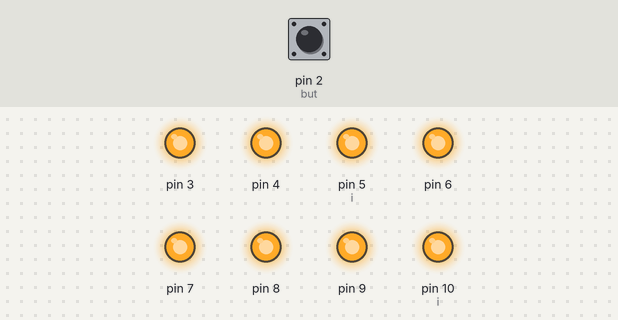
A sketch run on a simulated Arduino Uno, built with avr-gcc and run on an emulated ATmega328P. On the bench: output pins drawn as LEDs (lit = HIGH). Dashed ring = blinking. Inputs (shaded band) come from the test bench; at power-on: pin 2 (but) HIGH.

Above: at 1.2 s.
1.3 s: pin 2 (but) pulled LOW for 3.2 s
At 2.66 s:
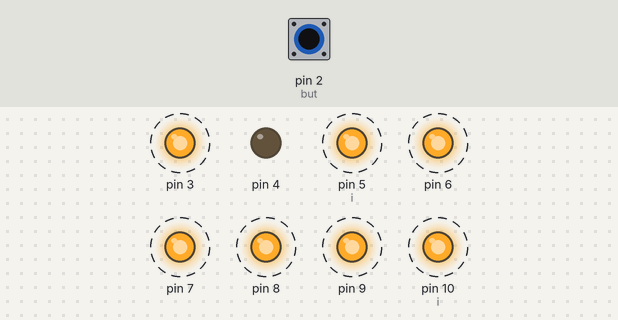
6.0 s: pin 2 (but) pulled LOW for 0.15 s
At 7.2 s:
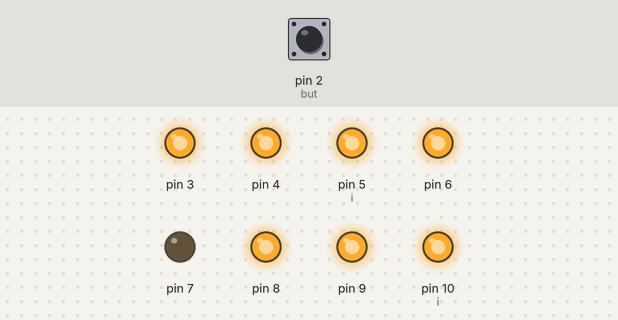
7.6 s: pin 2 (but) pulled LOW for 1 s
At 8.9 s:
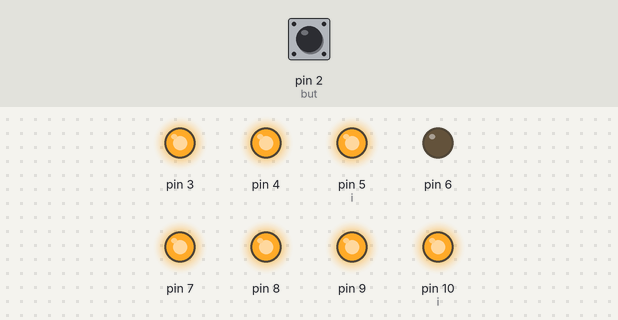
Timing chart, 0 to 10.6 s (numbered marks = the images above; inputs shaded):
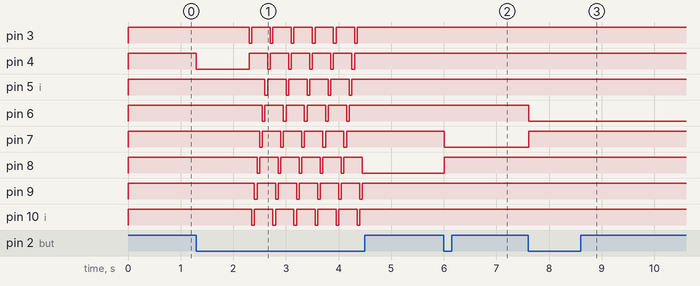

Measured:
- after the input at 1.3 s, pin 3: alternates HIGH for 0.35 s and LOW for 0.05 s, 12 changes in all, then stays HIGH, starting after 1.0 s; pin 4: HIGH → LOW at once, then repeats every 0.40 s: HIGH 0.35 s, LOW 0.05 s, until it stays HIGH from 4.3 s
- after the input at 6.0 s, pin 7: HIGH → LOW at once; pin 8: LOW → HIGH at once
- after the input at 7.6 s, pin 6: HIGH → LOW at once; pin 7: LOW → HIGH at once

The sketch:

8lamp_run.ino
```cpp
int but = 2;
int ledp;
int i = 5;
int p=0;
int i2 = 5;
long late ;
boolean lep = HIGH;
boolean butp =HIGH;
void setup() {
  for (ledp = 3; ledp <= 10; ledp++) {
    pinMode(ledp, OUTPUT);
    digitalWrite(ledp, HIGH);
  }
  pinMode(but, INPUT);
  Serial.begin(9600);
}
void xxx(void) {
  i2 = i;
  i = i - 1;
  if (i<3) {
    i = 10;
  }
  if (digitalRead(i)== HIGH) {
    digitalWrite(i,LOW);
  }
  if (digitalRead(i2)== LOW) {
   digitalWrite(i2,HIGH);
  }
  delay(50);
}
void loop() {
  butp=digitalRead(but);
  if (butp == LOW) {
    late = millis();
    xxx();
    delay(20);
    while (1) {
     butp=digitalRead(but);
      if (butp == HIGH) {
        break;
      }
      if (millis()-late > 1000 ) {
         xxx();
      }
    }
  }
  delay(20);
}
```
